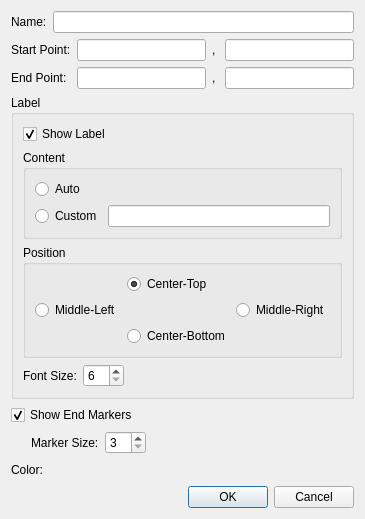
<?xml version="1.0" encoding="UTF-8"?>
<ui version="4.0">
 <class>DistanceMeasureCopyPropertyDialog</class>
 <widget class="QDialog" name="DistanceMeasureCopyPropertyDialog">
  <property name="geometry">
   <rect>
    <x>0</x>
    <y>0</y>
    <width>349</width>
    <height>469</height>
   </rect>
  </property>
  <property name="windowTitle">
   <string>Distance Measure Property</string>
  </property>
  <layout class="QVBoxLayout" name="verticalLayout_3">
   <item>
    <layout class="QHBoxLayout" name="horizontalLayout">
     <item>
      <widget class="QLabel" name="nameLabel">
       <property name="text">
        <string>Name:</string>
       </property>
      </widget>
     </item>
     <item>
      <widget class="QLineEdit" name="nameLineEdit"/>
     </item>
    </layout>
   </item>
   <item>
    <layout class="QGridLayout" name="gridLayout_2">
     <item row="0" column="0">
      <widget class="QLabel" name="startPointLabel">
       <property name="text">
        <string>Start Point:</string>
       </property>
      </widget>
     </item>
     <item row="0" column="1">
      <widget class="RealNumberEditWidget" name="startPointXEdit"/>
     </item>
     <item row="0" column="2">
      <widget class="QLabel" name="startPointCommaLabel">
       <property name="text">
        <string>, </string>
       </property>
      </widget>
     </item>
     <item row="0" column="3">
      <widget class="RealNumberEditWidget" name="startPointYEdit"/>
     </item>
     <item row="1" column="0">
      <widget class="QLabel" name="endPointLabel">
       <property name="text">
        <string>End Point:</string>
       </property>
      </widget>
     </item>
     <item row="1" column="1">
      <widget class="RealNumberEditWidget" name="endPointXEdit"/>
     </item>
     <item row="1" column="2">
      <widget class="QLabel" name="endPointCommaLabel">
       <property name="text">
        <string>, </string>
       </property>
      </widget>
     </item>
     <item row="1" column="3">
      <widget class="RealNumberEditWidget" name="endPointYEdit"/>
     </item>
    </layout>
   </item>
   <item>
    <widget class="QGroupBox" name="labelGroupBox">
     <property name="title">
      <string>Label</string>
     </property>
     <layout class="QVBoxLayout" name="verticalLayout">
      <item>
       <widget class="QCheckBox" name="showLabelCheckBox">
        <property name="text">
         <string>Show Label</string>
        </property>
        <property name="checked">
         <bool>true</bool>
        </property>
       </widget>
      </item>
      <item>
       <widget class="QGroupBox" name="groupBox_2">
        <property name="title">
         <string>Content</string>
        </property>
        <layout class="QGridLayout" name="gridLayout_3" columnstretch="0,1">
         <item row="0" column="0">
          <widget class="QRadioButton" name="labelAutoRadioButton">
           <property name="text">
            <string>Auto</string>
           </property>
          </widget>
         </item>
         <item row="0" column="1">
          <widget class="QLabel" name="autoLabelLabel">
           <property name="text">
            <string/>
           </property>
          </widget>
         </item>
         <item row="1" column="0">
          <widget class="QRadioButton" name="labelCustomRadioButton">
           <property name="text">
            <string>Custom</string>
           </property>
          </widget>
         </item>
         <item row="1" column="1">
          <widget class="QLineEdit" name="customLabelLineEdit"/>
         </item>
        </layout>
       </widget>
      </item>
      <item>
       <layout class="QHBoxLayout" name="horizontalLayout_2">
        <item>
         <widget class="QGroupBox" name="groupBox_3">
          <property name="title">
           <string>Position</string>
          </property>
          <layout class="QGridLayout" name="gridLayout">
           <item row="0" column="1">
            <widget class="QRadioButton" name="lpCenterTop">
             <property name="text">
              <string>Center-Top</string>
             </property>
             <property name="checked">
              <bool>true</bool>
             </property>
            </widget>
           </item>
           <item row="1" column="0">
            <widget class="QRadioButton" name="lpMiddleLeft">
             <property name="text">
              <string>Middle-Left</string>
             </property>
            </widget>
           </item>
           <item row="1" column="2">
            <widget class="QRadioButton" name="lpMiddleRight">
             <property name="text">
              <string>Middle-Right</string>
             </property>
            </widget>
           </item>
           <item row="2" column="1">
            <widget class="QRadioButton" name="lpCenterBottom">
             <property name="text">
              <string>Center-Bottom</string>
             </property>
            </widget>
           </item>
          </layout>
         </widget>
        </item>
        <item>
         <spacer name="horizontalSpacer">
          <property name="orientation">
           <enum>Qt::Horizontal</enum>
          </property>
          <property name="sizeHint" stdset="0">
           <size>
            <width>40</width>
            <height>20</height>
           </size>
          </property>
         </spacer>
        </item>
       </layout>
      </item>
      <item>
       <layout class="QHBoxLayout" name="horizontalLayout_4">
        <item>
         <widget class="QLabel" name="fontSizeLabel">
          <property name="text">
           <string>Font Size:</string>
          </property>
         </widget>
        </item>
        <item>
         <widget class="QSpinBox" name="fontSizeSpinBox">
          <property name="minimum">
           <number>6</number>
          </property>
          <property name="maximum">
           <number>40</number>
          </property>
         </widget>
        </item>
        <item>
         <spacer name="horizontalSpacer_4">
          <property name="orientation">
           <enum>Qt::Horizontal</enum>
          </property>
          <property name="sizeHint" stdset="0">
           <size>
            <width>40</width>
            <height>20</height>
           </size>
          </property>
         </spacer>
        </item>
       </layout>
      </item>
     </layout>
    </widget>
   </item>
   <item>
    <widget class="QCheckBox" name="showMarkersCheckBox">
     <property name="text">
      <string>Show End Markers</string>
     </property>
     <property name="checked">
      <bool>true</bool>
     </property>
    </widget>
   </item>
   <item>
    <layout class="QHBoxLayout" name="horizontalLayout_3">
     <item>
      <spacer name="horizontalSpacer_2">
       <property name="orientation">
        <enum>Qt::Horizontal</enum>
       </property>
       <property name="sizeType">
        <enum>QSizePolicy::Fixed</enum>
       </property>
       <property name="sizeHint" stdset="0">
        <size>
         <width>20</width>
         <height>20</height>
        </size>
       </property>
      </spacer>
     </item>
     <item>
      <widget class="QLabel" name="markerSizeLabel">
       <property name="text">
        <string>Marker Size:</string>
       </property>
      </widget>
     </item>
     <item>
      <widget class="QSpinBox" name="markerSizeSpinBox">
       <property name="minimum">
        <number>3</number>
       </property>
       <property name="maximum">
        <number>15</number>
       </property>
      </widget>
     </item>
     <item>
      <spacer name="horizontalSpacer_3">
       <property name="orientation">
        <enum>Qt::Horizontal</enum>
       </property>
       <property name="sizeHint" stdset="0">
        <size>
         <width>40</width>
         <height>20</height>
        </size>
       </property>
      </spacer>
     </item>
    </layout>
   </item>
   <item>
    <layout class="QHBoxLayout" name="horizontalLayout_5">
     <item>
      <widget class="QLabel" name="colorLabel">
       <property name="text">
        <string>Color:</string>
       </property>
      </widget>
     </item>
     <item>
      <widget class="ColorEditWidget" name="colorWidget">
       <property name="text">
        <string/>
       </property>
      </widget>
     </item>
     <item>
      <spacer name="horizontalSpacer_5">
       <property name="orientation">
        <enum>Qt::Horizontal</enum>
       </property>
       <property name="sizeHint" stdset="0">
        <size>
         <width>40</width>
         <height>20</height>
        </size>
       </property>
      </spacer>
     </item>
    </layout>
   </item>
   <item>
    <spacer name="verticalSpacer">
     <property name="orientation">
      <enum>Qt::Vertical</enum>
     </property>
     <property name="sizeHint" stdset="0">
      <size>
       <width>20</width>
       <height>1</height>
      </size>
     </property>
    </spacer>
   </item>
   <item>
    <widget class="QDialogButtonBox" name="buttonBox">
     <property name="orientation">
      <enum>Qt::Horizontal</enum>
     </property>
     <property name="standardButtons">
      <set>QDialogButtonBox::Cancel|QDialogButtonBox::Ok</set>
     </property>
    </widget>
   </item>
  </layout>
 </widget>
 <customwidgets>
  <customwidget>
   <class>RealNumberEditWidget</class>
   <extends>QLineEdit</extends>
   <header>guibase/realnumbereditwidget.h</header>
  </customwidget>
  <customwidget>
   <class>ColorEditWidget</class>
   <extends>QLabel</extends>
   <header>guibase/widget/coloreditwidget.h</header>
  </customwidget>
 </customwidgets>
 <resources/>
 <connections>
  <connection>
   <sender>buttonBox</sender>
   <signal>accepted()</signal>
   <receiver>DistanceMeasureCopyPropertyDialog</receiver>
   <slot>accept()</slot>
   <hints>
    <hint type="sourcelabel">
     <x>266</x>
     <y>371</y>
    </hint>
    <hint type="destinationlabel">
     <x>157</x>
     <y>274</y>
    </hint>
   </hints>
  </connection>
  <connection>
   <sender>buttonBox</sender>
   <signal>rejected()</signal>
   <receiver>DistanceMeasureCopyPropertyDialog</receiver>
   <slot>reject()</slot>
   <hints>
    <hint type="sourcelabel">
     <x>319</x>
     <y>371</y>
    </hint>
    <hint type="destinationlabel">
     <x>286</x>
     <y>274</y>
    </hint>
   </hints>
  </connection>
  <connection>
   <sender>showLabelCheckBox</sender>
   <signal>toggled(bool)</signal>
   <receiver>groupBox_2</receiver>
   <slot>setEnabled(bool)</slot>
   <hints>
    <hint type="sourcelabel">
     <x>59</x>
     <y>106</y>
    </hint>
    <hint type="destinationlabel">
     <x>59</x>
     <y>186</y>
    </hint>
   </hints>
  </connection>
  <connection>
   <sender>showLabelCheckBox</sender>
   <signal>toggled(bool)</signal>
   <receiver>groupBox_3</receiver>
   <slot>setEnabled(bool)</slot>
   <hints>
    <hint type="sourcelabel">
     <x>40</x>
     <y>106</y>
    </hint>
    <hint type="destinationlabel">
     <x>50</x>
     <y>285</y>
    </hint>
   </hints>
  </connection>
  <connection>
   <sender>showMarkersCheckBox</sender>
   <signal>toggled(bool)</signal>
   <receiver>markerSizeSpinBox</receiver>
   <slot>setEnabled(bool)</slot>
   <hints>
    <hint type="sourcelabel">
     <x>64</x>
     <y>300</y>
    </hint>
    <hint type="destinationlabel">
     <x>117</x>
     <y>324</y>
    </hint>
   </hints>
  </connection>
 </connections>
</ui>
